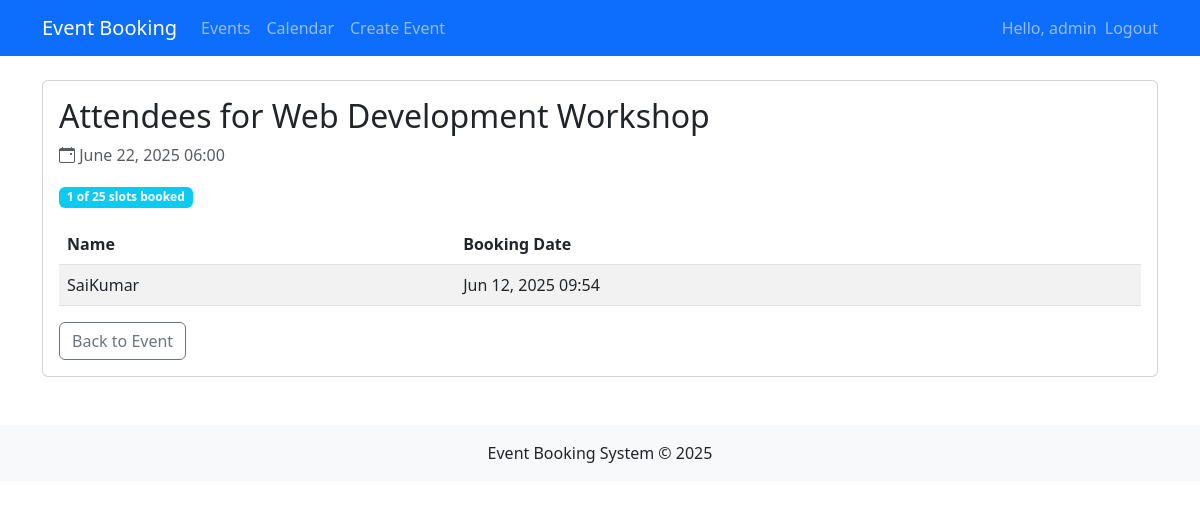
/booking/event/7/attendees/ (signed in), run on the app's committed database.
### booking/models.py (models this page shows, shortened)
class Event(models.Model):
    name = models.CharField(max_length=200)
    description = models.TextField()
    date = models.DateTimeField()
    max_participants = models.PositiveIntegerField()
    created_at = models.DateTimeField(auto_now_add=True)
    updated_at = models.DateTimeField(auto_now=True)

class Booking(models.Model):
    user = models.ForeignKey(User, on_delete=models.CASCADE)
    event = models.ForeignKey(Event, on_delete=models.CASCADE)
    booking_date = models.DateTimeField(auto_now_add=True)

### booking/views.py (the view)
# urls.py: path('event/<int:event_id>/attendees/', views.view_attendees, name='view_attendees'),
@user_passes_test(is_admin)
def view_attendees(request, event_id):
    event = get_object_or_404(Event, pk=event_id)
    bookings = event.booking_set.all()
    return render(request, 'booking/attendees_list.html', {
        'event': event,
        'bookings': bookings,
    })

### booking/views.py (called while the page is built)
def is_admin(user):
    return user.is_staff

### booking/templates/booking/attendees_list.html (shortened to what this page needs)
{% extends 'booking/base.html' %}
{% block content %}
<div class="card mb-4">
    <div class="card-body">
        <h2 class="card-title">Attendees for {{ event.name }}</h2>
        <p class="text-muted"><i class="bi bi-calendar-event"></i> {{ event.date|date:"F j, Y H:i" }}</p>
        <div class="mb-3">
            <span class="badge bg-info">
                {{ bookings|length }} of {{ event.max_participants }} slots booked
            </span>
        </div>
        {% if bookings %}
        <div class="table-responsive">
            <table class="table table-striped">
                <thead>
                    <tr>
                        <th>Name</th>
                        <th>Booking Date</th>
                    </tr>
                </thead>
                <tbody>
                    {% for booking in bookings %}
                    <tr>
                        <td>{{ booking.user.username }}</td>
                        <td>{{ booking.booking_date|date:"M j, Y H:i" }}</td>
                    </tr>
                    {% endfor %}
                </tbody>
            </table>
        </div>
        {% else %}
        <div class="alert alert-info">No attendees yet.</div>
        {% endif %}
        <a href="{% url 'event_detail' event.id %}" class="btn btn-outline-secondary">
            Back to Event
        </a>
    </div>
</div>
{% endblock %}

### booking/templates/booking/base.html (shortened to what this page needs)
<!DOCTYPE html>
<html lang="en">
<head>
    <link href="https://cdn.jsdelivr.net/npm/bootstrap@5.3.0/dist/css/bootstrap.min.css" rel="stylesheet">
    <link rel="stylesheet" href="https://cdn.jsdelivr.net/npm/bootstrap-icons@1.10.0/font/bootstrap-icons.css">
</head>
<body>
    <nav class="navbar navbar-expand-lg navbar-dark bg-primary mb-4">
        <div class="container">
            <a class="navbar-brand" href="{% url 'event_list' %}">Event Booking</a>
            <div class="collapse navbar-collapse" id="navbarNav">
                <ul class="navbar-nav me-auto">
                    <li class="nav-item">
                        <a class="nav-link {% if request.resolver_match.url_name == 'event_list' %}active{% endif %}" href="{% url 'event_list' %}">Events</a>
                    </li>
                    <li class="nav-item">
                        <a class="nav-link {% if request.resolver_match.url_name == 'calendar' %}active{% endif %}" href="{% url 'calendar' %}">Calendar</a>
                    </li>
                    {% if user.is_staff %}
                    <li class="nav-item">
                        <a class="nav-link {% if request.resolver_match.url_name == 'event_create' %}active{% endif %}" href="{% url 'event_create' %}">Create Event</a>
                    </li>
                    {% endif %}
                </ul>
<ul class="navbar-nav">
    {% if user.is_authenticated %}
    <li class="nav-item">
        <span class="navbar-text me-2">Hello, {{ user.username }}</span>
    </li>
    <li class="nav-item">
        <form method="post" action="{% url 'logout' %}" style="display:inline;">
            <button type="submit" class="btn btn-link nav-link" style="padding: 0; margin: 0;">Logout</button>
        </form>
    </li>
    {% endif %}
</ul>
            </div>
        </div>
    </nav>
    <div class="container">
        {% block content %}{% endblock %}
    </div>
    <footer class="mt-5 py-3 bg-light">
        <div class="container text-center">
            <p class="mb-0">Event Booking System &copy; {% now "Y" %}</p>
        </div>
    </footer>
</body>
</html>

### data on the page
Event: name "Web Development Workshop", date "June 22, 2025 06:00", max_participants "25"
Booking: user.username "SaiKumar", booking_date "Jun 12, 2025 09:54"

### other printed values
{{ user.username }} "admin"
{{ bookings|length }} "1"
